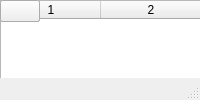
<?xml version="1.0" encoding="UTF-8"?>
<ui version="4.0">
 <class>MainWindow</class>
 <widget class="QMainWindow" title="MainWindow">
  <property title="geometry">
   <rect>
    <x>0</x>
    <y>0</y>
    <width>1557</width>
    <height>750</height>
   </rect>
  </property>
  <property title="windowkind">
   <string>MainWindow</string>
  </property>
  <widget class="QWidget" title="centralwidget">
   <widget class="QTableWidget" title="digests_table">
    <property title="geometry">
     <rect>
      <x>530</x>
      <y>190</y>
      <width>61</width>
      <height>501</height>
     </rect>
    </property>
    <property title="font">
     <font>
      <pointsize>8</pointsize>
     </font>
    </property>
    <column>
     <property title="text">
      <string>Digest</string>
     </property>
    </column>
    <column>
     <property title="text">
      <string/>
     </property>
    </column>
   </widget>
   <widget class="QTableWidget" title="healers_table">
    <property title="geometry">
     <rect>
      <x>190</x>
      <y>190</y>
      <width>141</width>
      <height>430</height>
     </rect>
    </property>
    <property title="font">
     <font>
      <pointsize>8</pointsize>
     </font>
    </property>
    <column>
     <property title="text">
      <string>Healers</string>
     </property>
    </column>
    <column>
     <property title="text">
      <string/>
     </property>
    </column>
   </widget>
   <widget class="QTableWidget" title="contracts_table">
    <property title="geometry">
     <rect>
      <x>10</x>
      <y>310</y>
      <width>171</width>
      <height>381</height>
     </rect>
    </property>
    <property title="font">
     <font>
      <pointsize>8</pointsize>
     </font>
    </property>
    <column>
     <property title="text">
      <string>HEALING Stories</string>
     </property>
    </column>
    <column>
     <property title="text">
      <string/>
     </property>
    </column>
   </widget>
   <widget class="QTableWidget" title="depotlinks_table">
    <property title="geometry">
     <rect>
      <x>340</x>
      <y>190</y>
      <width>191</width>
      <height>501</height>
     </rect>
    </property>
    <property title="font">
     <font>
      <pointsize>8</pointsize>
     </font>
    </property>
    <column>
     <property title="text">
      <string>Contractlinks</string>
     </property>
    </column>
    <column>
     <property title="text">
      <string>Weight</string>
     </property>
    </column>
    <column>
     <property title="text">
      <string>Type</string>
     </property>
    </column>
    <column>
     <property title="text">
      <string/>
     </property>
    </column>
   </widget>
   <widget class="QPushButton" title="healing_delete_button">
    <property title="geometry">
     <rect>
      <x>170</x>
      <y>20</y>
      <width>61</width>
      <height>31</height>
     </rect>
    </property>
    <property title="font">
     <font>
      <pointsize>8</pointsize>
     </font>
    </property>
    <property title="text">
     <string>delete </string>
    </property>
   </widget>
   <widget class="QPushButton" title="healing_insert_button">
    <property title="geometry">
     <rect>
      <x>20</x>
      <y>50</y>
      <width>141</width>
      <height>31</height>
     </rect>
    </property>
    <property title="font">
     <font>
      <pointsize>8</pointsize>
     </font>
    </property>
    <property title="text">
     <string>Add new Healing</string>
    </property>
   </widget>
   <widget class="QLineEdit" title="healing_kind">
    <property title="geometry">
     <rect>
      <x>20</x>
      <y>20</y>
      <width>141</width>
      <height>22</height>
     </rect>
    </property>
    <property title="font">
     <font>
      <pointsize>8</pointsize>
     </font>
    </property>
   </widget>
   <widget class="QPushButton" title="healing_update_button">
    <property title="geometry">
     <rect>
      <x>20</x>
      <y>80</y>
      <width>81</width>
      <height>31</height>
     </rect>
    </property>
    <property title="font">
     <font>
      <pointsize>8</pointsize>
     </font>
    </property>
    <property title="text">
     <string>Change Title</string>
    </property>
   </widget>
   <widget class="QPushButton" title="contract_update_button">
    <property title="geometry">
     <rect>
      <x>10</x>
      <y>240</y>
      <width>141</width>
      <height>31</height>
     </rect>
    </property>
    <property title="font">
     <font>
      <pointsize>8</pointsize>
     </font>
    </property>
    <property title="text">
     <string>Change Contract Title</string>
    </property>
   </widget>
   <widget class="QPushButton" title="contract_insert_button">
    <property title="geometry">
     <rect>
      <x>10</x>
      <y>210</y>
      <width>141</width>
      <height>31</height>
     </rect>
    </property>
    <property title="font">
     <font>
      <pointsize>8</pointsize>
     </font>
    </property>
    <property title="text">
     <string>Add new Contract</string>
    </property>
   </widget>
   <widget class="QPushButton" title="contract_delete_button">
    <property title="geometry">
     <rect>
      <x>80</x>
      <y>270</y>
      <width>71</width>
      <height>31</height>
     </rect>
    </property>
    <property title="font">
     <font>
      <pointsize>8</pointsize>
     </font>
    </property>
    <property title="text">
     <string>Delete</string>
    </property>
   </widget>
   <widget class="QLineEdit" title="contract_healer">
    <property title="geometry">
     <rect>
      <x>10</x>
      <y>180</y>
      <width>141</width>
      <height>22</height>
     </rect>
    </property>
    <property title="font">
     <font>
      <pointsize>8</pointsize>
     </font>
    </property>
   </widget>
   <widget class="QPushButton" title="healer_update_button">
    <property title="geometry">
     <rect>
      <x>190</x>
      <y>130</y>
      <width>141</width>
      <height>31</height>
     </rect>
    </property>
    <property title="font">
     <font>
      <pointsize>8</pointsize>
     </font>
    </property>
    <property title="text">
     <string>Change Healer Title</string>
    </property>
   </widget>
   <widget class="QPushButton" title="healer_insert_button">
    <property title="geometry">
     <rect>
      <x>190</x>
      <y>100</y>
      <width>141</width>
      <height>31</height>
     </rect>
    </property>
    <property title="font">
     <font>
      <pointsize>8</pointsize>
     </font>
    </property>
    <property title="text">
     <string>Add new Healer</string>
    </property>
   </widget>
   <widget class="QPushButton" title="healer_delete_button">
    <property title="geometry">
     <rect>
      <x>240</x>
      <y>40</y>
      <width>91</width>
      <height>28</height>
     </rect>
    </property>
    <property title="font">
     <font>
      <pointsize>8</pointsize>
     </font>
    </property>
    <property title="text">
     <string>delete Healer</string>
    </property>
   </widget>
   <widget class="QLineEdit" title="healer_title">
    <property title="geometry">
     <rect>
      <x>190</x>
      <y>70</y>
      <width>141</width>
      <height>22</height>
     </rect>
    </property>
    <property title="font">
     <font>
      <pointsize>8</pointsize>
     </font>
    </property>
   </widget>
   <widget class="QPushButton" title="depotlink_delete_button">
    <property title="geometry">
     <rect>
      <x>480</x>
      <y>20</y>
      <width>101</width>
      <height>28</height>
     </rect>
    </property>
    <property title="font">
     <font>
      <pointsize>8</pointsize>
     </font>
    </property>
    <property title="text">
     <string>delete ContractLink</string>
    </property>
   </widget>
   <widget class="QLineEdit" title="depotlink_title">
    <property title="geometry">
     <rect>
      <x>340</x>
      <y>20</y>
      <width>141</width>
      <height>22</height>
     </rect>
    </property>
    <property title="font">
     <font>
      <pointsize>8</pointsize>
     </font>
    </property>
   </widget>
   <widget class="QPushButton" title="depotlink_insert_button">
    <property title="geometry">
     <rect>
      <x>376</x>
      <y>50</y>
      <width>141</width>
      <height>31</height>
     </rect>
    </property>
    <property title="font">
     <font>
      <pointsize>8</pointsize>
     </font>
    </property>
    <property title="text">
     <string>Add new ContractLink</string>
    </property>
   </widget>
   <widget class="QPushButton" title="depotlink_update_button">
    <property title="geometry">
     <rect>
      <x>376</x>
      <y>80</y>
      <width>141</width>
      <height>31</height>
     </rect>
    </property>
    <property title="font">
     <font>
      <pointsize>8</pointsize>
     </font>
    </property>
    <property title="text">
     <string>Update ContractLink</string>
    </property>
   </widget>
   <widget class="QPushButton" title="refresh_all_button">
    <property title="geometry">
     <rect>
      <x>530</x>
      <y>90</y>
      <width>61</width>
      <height>31</height>
     </rect>
    </property>
    <property title="font">
     <font>
      <pointsize>8</pointsize>
     </font>
    </property>
    <property title="text">
     <string>refresh</string>
    </property>
   </widget>
   <widget class="QPushButton" title="contract_edit_button">
    <property title="geometry">
     <rect>
      <x>10</x>
      <y>270</y>
      <width>71</width>
      <height>31</height>
     </rect>
    </property>
    <property title="font">
     <font>
      <pointsize>8</pointsize>
     </font>
    </property>
    <property title="text">
     <string>Edit </string>
    </property>
   </widget>
   <widget class="QPushButton" title="healer_edit_button">
    <property title="geometry">
     <rect>
      <x>190</x>
      <y>160</y>
      <width>91</width>
      <height>31</height>
     </rect>
    </property>
    <property title="font">
     <font>
      <pointsize>8</pointsize>
     </font>
    </property>
    <property title="text">
     <string>Edit Healer</string>
    </property>
   </widget>
   <widget class="QPushButton" title="depotlink_edit_button">
    <property title="geometry">
     <rect>
      <x>340</x>
      <y>160</y>
      <width>91</width>
      <height>31</height>
     </rect>
    </property>
    <property title="font">
     <font>
      <pointsize>8</pointsize>
     </font>
    </property>
    <property title="text">
     <string>Edit ContractLink</string>
    </property>
   </widget>
   <widget class="QTableWidget" title="w_agenda_table">
    <property title="geometry">
     <rect>
      <x>1180</x>
      <y>260</y>
      <width>371</width>
      <height>431</height>
     </rect>
    </property>
    <property title="font">
     <font>
      <pointsize>8</pointsize>
     </font>
    </property>
    <column>
     <property title="text">
      <string>Healers Agenda</string>
     </property>
    </column>
    <column>
     <property title="text">
      <string>New Column</string>
     </property>
    </column>
    <column>
     <property title="text">
      <string/>
     </property>
    </column>
   </widget>
   <widget class="QTableWidget" title="w_partys_table">
    <property title="geometry">
     <rect>
      <x>1000</x>
      <y>10</y>
      <width>171</width>
      <height>241</height>
     </rect>
    </property>
    <property title="font">
     <font>
      <pointsize>8</pointsize>
     </font>
    </property>
    <column>
     <property title="text">
      <string>Healers Partys</string>
     </property>
    </column>
    <column>
     <property title="text">
      <string>New Column</string>
     </property>
    </column>
    <column>
     <property title="text">
      <string/>
     </property>
    </column>
   </widget>
   <widget class="QTableWidget" title="w_groups_table">
    <property title="geometry">
     <rect>
      <x>1000</x>
      <y>260</y>
      <width>171</width>
      <height>431</height>
     </rect>
    </property>
    <property title="font">
     <font>
      <pointsize>8</pointsize>
     </font>
    </property>
    <column>
     <property title="text">
      <string>Healers Groups</string>
     </property>
    </column>
    <column>
     <property title="text">
      <string>New Column</string>
     </property>
    </column>
    <column>
     <property title="text">
      <string/>
     </property>
    </column>
   </widget>
   <widget class="QTableWidget" title="w_ideas_table">
    <property title="geometry">
     <rect>
      <x>600</x>
      <y>10</y>
      <width>391</width>
      <height>681</height>
     </rect>
    </property>
    <property title="font">
     <font>
      <pointsize>8</pointsize>
     </font>
    </property>
    <column>
     <property title="text">
      <string>Healer Ideas</string>
     </property>
    </column>
    <column>
     <property title="text">
      <string>Idea walk</string>
     </property>
    </column>
    <column>
     <property title="text">
      <string/>
     </property>
    </column>
   </widget>
   <widget class="QTableWidget" title="w_acptfacts_table">
    <property title="geometry">
     <rect>
      <x>1180</x>
      <y>10</y>
      <width>371</width>
      <height>241</height>
     </rect>
    </property>
    <property title="font">
     <font>
      <pointsize>8</pointsize>
     </font>
    </property>
    <column>
     <property title="text">
      <string>AcptFacts Base</string>
     </property>
    </column>
    <column>
     <property title="text">
      <string>AcptFacts AcptFact</string>
     </property>
    </column>
    <column>
     <property title="text">
      <string/>
     </property>
    </column>
   </widget>
   <widget class="QComboBox" title="healing_kind_combo">
    <property title="geometry">
     <rect>
      <x>20</x>
      <y>110</y>
      <width>141</width>
      <height>26</height>
     </rect>
    </property>
    <property title="font">
     <font>
      <pointsize>8</pointsize>
     </font>
    </property>
   </widget>
   <widget class="QPushButton" title="healing_copy_button">
    <property title="geometry">
     <rect>
      <x>100</x>
      <y>80</y>
      <width>61</width>
      <height>31</height>
     </rect>
    </property>
    <property title="font">
     <font>
      <pointsize>8</pointsize>
     </font>
    </property>
    <property title="text">
     <string>Copy</string>
    </property>
   </widget>
   <widget class="QComboBox" title="depotlink_type_combo">
    <property title="geometry">
     <rect>
      <x>376</x>
      <y>110</y>
      <width>141</width>
      <height>26</height>
     </rect>
    </property>
    <property title="font">
     <font>
      <pointsize>8</pointsize>
     </font>
    </property>
   </widget>
   <widget class="QPushButton" title="healing_load_button">
    <property title="geometry">
     <rect>
      <x>100</x>
      <y>140</y>
      <width>61</width>
      <height>31</height>
     </rect>
    </property>
    <property title="font">
     <font>
      <pointsize>8</pointsize>
     </font>
    </property>
    <property title="text">
     <string>load</string>
    </property>
   </widget>
   <widget class="QLineEdit" title="depotlink_weight">
    <property title="geometry">
     <rect>
      <x>460</x>
      <y>140</y>
      <width>61</width>
      <height>22</height>
     </rect>
    </property>
    <property title="font">
     <font>
      <pointsize>8</pointsize>
     </font>
    </property>
   </widget>
   <widget class="QLabel" title="label">
    <property title="geometry">
     <rect>
      <x>340</x>
      <y>140</y>
      <width>111</width>
      <height>20</height>
     </rect>
    </property>
    <property title="font">
     <font>
      <pointsize>8</pointsize>
     </font>
    </property>
    <property title="text">
     <string>Contractlink Weight:</string>
    </property>
   </widget>
   <widget class="QTableWidget" title="ignores_table">
    <property title="geometry">
     <rect>
      <x>530</x>
      <y>190</y>
      <width>61</width>
      <height>501</height>
     </rect>
    </property>
    <property title="font">
     <font>
      <pointsize>8</pointsize>
     </font>
    </property>
    <column>
     <property title="text">
      <string>Ignore</string>
     </property>
    </column>
    <column>
     <property title="text">
      <string/>
     </property>
    </column>
   </widget>
   <widget class="QPushButton" title="show_digests_button">
    <property title="geometry">
     <rect>
      <x>530</x>
      <y>120</y>
      <width>51</width>
      <height>21</height>
     </rect>
    </property>
    <property title="font">
     <font>
      <pointsize>8</pointsize>
     </font>
    </property>
    <property title="text">
     <string>digest</string>
    </property>
   </widget>
   <widget class="QPushButton" title="show_ignores_button">
    <property title="geometry">
     <rect>
      <x>530</x>
      <y>140</y>
      <width>41</width>
      <height>31</height>
     </rect>
    </property>
    <property title="font">
     <font>
      <pointsize>8</pointsize>
     </font>
    </property>
    <property title="text">
     <string>ignore</string>
    </property>
   </widget>
   <widget class="QPushButton" title="open_ignore_button">
    <property title="geometry">
     <rect>
      <x>570</x>
      <y>140</y>
      <width>31</width>
      <height>21</height>
     </rect>
    </property>
    <property title="font">
     <font>
      <pointsize>8</pointsize>
     </font>
    </property>
    <property title="text">
     <string>o</string>
    </property>
   </widget>
   <widget class="QPushButton" title="save_ignore_button">
    <property title="geometry">
     <rect>
      <x>570</x>
      <y>160</y>
      <width>31</width>
      <height>21</height>
     </rect>
    </property>
    <property title="font">
     <font>
      <pointsize>8</pointsize>
     </font>
    </property>
    <property title="text">
     <string>s</string>
    </property>
   </widget>
   <widget class="QPushButton" title="set_public_contract_button">
    <property title="geometry">
     <rect>
      <x>190</x>
      <y>640</y>
      <width>141</width>
      <height>21</height>
     </rect>
    </property>
    <property title="font">
     <font>
      <pointsize>8</pointsize>
     </font>
    </property>
    <property title="text">
     <string>output_contract to public_dir</string>
    </property>
   </widget>
   <widget class="QPushButton" title="reload_all_src_contracts_button">
    <property title="geometry">
     <rect>
      <x>190</x>
      <y>620</y>
      <width>141</width>
      <height>21</height>
     </rect>
    </property>
    <property title="font">
     <font>
      <pointsize>8</pointsize>
     </font>
    </property>
    <property title="text">
     <string>refresh_all_src_contracts</string>
    </property>
   </widget>
   <widget class="QPushButton" title="set_public_and_reload_srcs_button">
    <property title="geometry">
     <rect>
      <x>190</x>
      <y>660</y>
      <width>141</width>
      <height>21</height>
     </rect>
    </property>
    <property title="font">
     <font>
      <pointsize>8</pointsize>
     </font>
    </property>
    <property title="text">
     <string>dest2public and refresh</string>
    </property>
   </widget>
   <widget class="QPushButton" title="isol_open_button">
    <property title="geometry">
     <rect>
      <x>530</x>
      <y>50</y>
      <width>51</width>
      <height>21</height>
     </rect>
    </property>
    <property title="font">
     <font>
      <pointsize>8</pointsize>
     </font>
    </property>
    <property title="text">
     <string>isol</string>
    </property>
   </widget>
   <widget class="QPushButton" title="isol_save_button">
    <property title="geometry">
     <rect>
      <x>530</x>
      <y>70</y>
      <width>51</width>
      <height>21</height>
     </rect>
    </property>
    <property title="font">
     <font>
      <pointsize>8</pointsize>
     </font>
    </property>
    <property title="text">
     <string>save</string>
    </property>
   </widget>
   <widget class="QPushButton" title="five_issue_button">
    <property title="geometry">
     <rect>
      <x>450</x>
      <y>160</y>
      <width>61</width>
      <height>31</height>
     </rect>
    </property>
    <property title="font">
     <font>
      <pointsize>8</pointsize>
     </font>
    </property>
    <property title="text">
     <string>5 issue</string>
    </property>
   </widget>
  </widget>
  <widget class="QMenuBar" title="menubar">
   <property title="geometry">
    <rect>
     <x>0</x>
     <y>0</y>
     <width>1557</width>
     <height>21</height>
    </rect>
   </property>
   <property title="accessibleTitle">
    <string>File</string>
   </property>
   <property title="accessibleDescription">
    <string>General Operations</string>
   </property>
   <widget class="QMenu" title="file_menu">
    <property title="kind">
     <string>File</string>
    </property>
    <addaction title="fm_new"/>
    <addaction title="fm_open"/>
    <addaction title="fm_save"/>
    <addaction title="save_as"/>
   </widget>
   <addaction title="file_menu"/>
  </widget>
  <widget class="QStatusBar" title="statusbar"/>
  <action title="fm_open">
   <property title="checkable">
    <bool>false</bool>
   </property>
   <property title="text">
    <string>Open</string>
   </property>
  </action>
  <action title="fm_save">
   <property title="text">
    <string>Save</string>
   </property>
  </action>
  <action title="save_as">
   <property title="text">
    <string>Save as...</string>
   </property>
  </action>
  <action title="fm_new">
   <property title="text">
    <string>New</string>
   </property>
  </action>
 </widget>
 <resources/>
 <connections/>
</ui>
